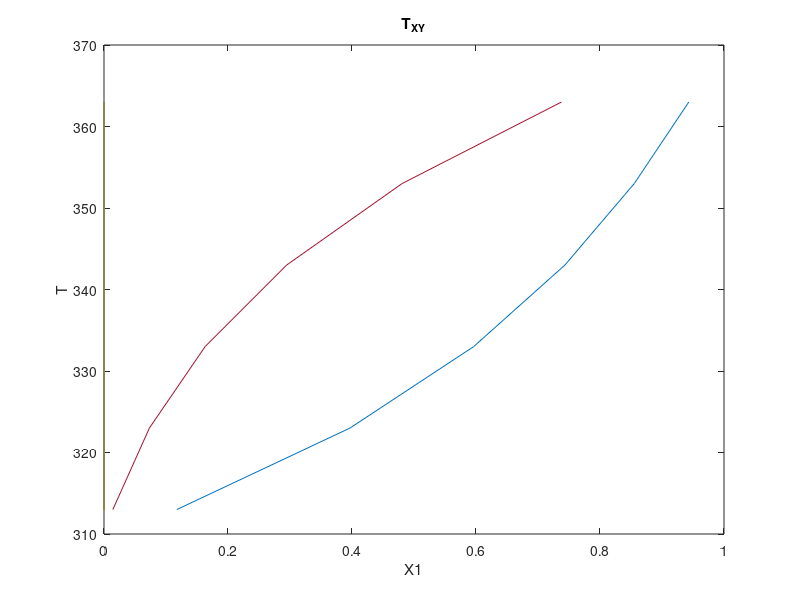

This figure's MATLAB source:
function [] = VLE_T_X_Y()
P = 1.01325; %bar
T = [40 50 60 70 80 90];
T = T +273;
x1 = zeros(6);
A = [11.431 10.422];
B = [35200 26799];
R = 8.314; %J/mol/K
Y1 = zeros(6);
d= zeros(6);
for i=1:6
x1(i) = mol_frac(P,T(i));
d(i) = exp(1)^(A(1) - B(1)/(R*T(i)));
Y1(i) = x1(i)*d(i)/P;
end
plot(x1,T)
title("T_X_Y");
ylabel("T");
xlabel("X1");
hold on;
plot(Y1,T)
function [X1] = mol_frac(P,T)
A = [11.431 10.422];
B = [35200 26799];
e = exp(1);
R = 8.314; %J/mol/K
X1 = (P - e^(A(2)-B(2)/(R*T)))/(e^(A(1)-B(1)/(R*T)) - e^(A(2)-B(2)/(R*T)));